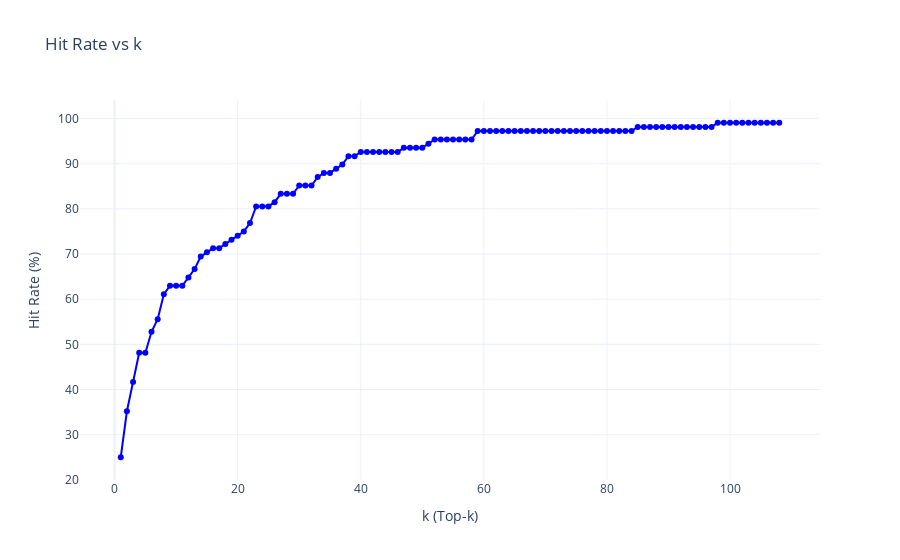

Write notebook code for a chart like this one.
### Code cell
plot_hit_rate_plotly(data_folder, k_max=108)
